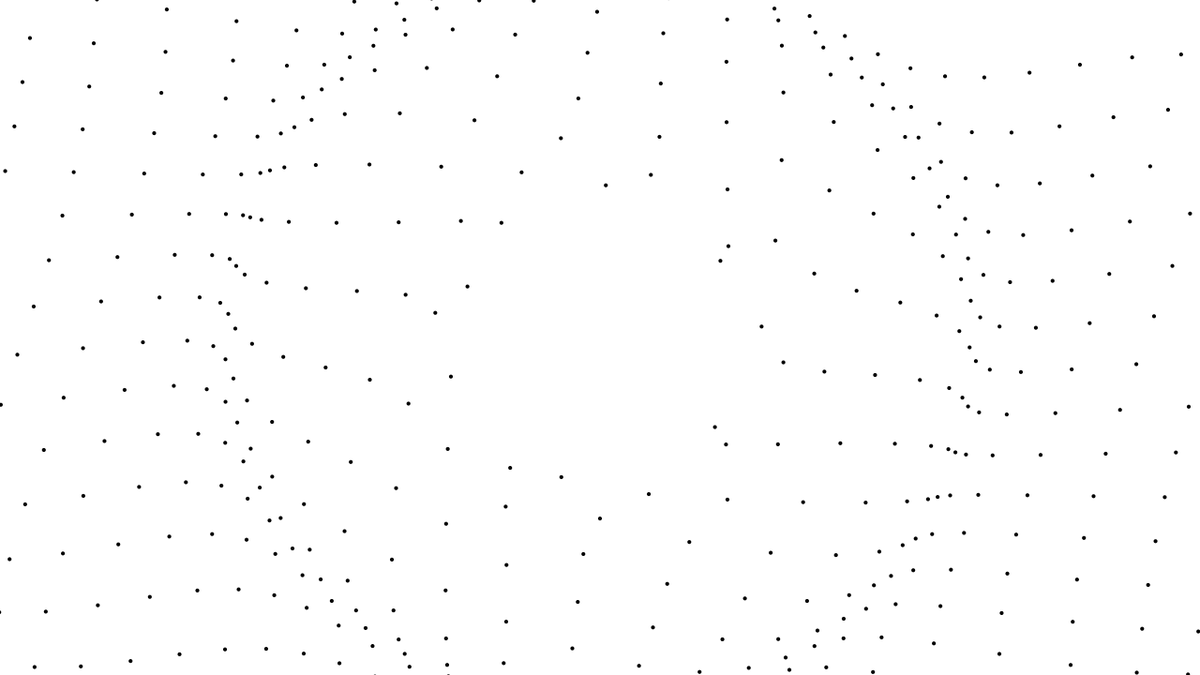
Frame 1 (no input)
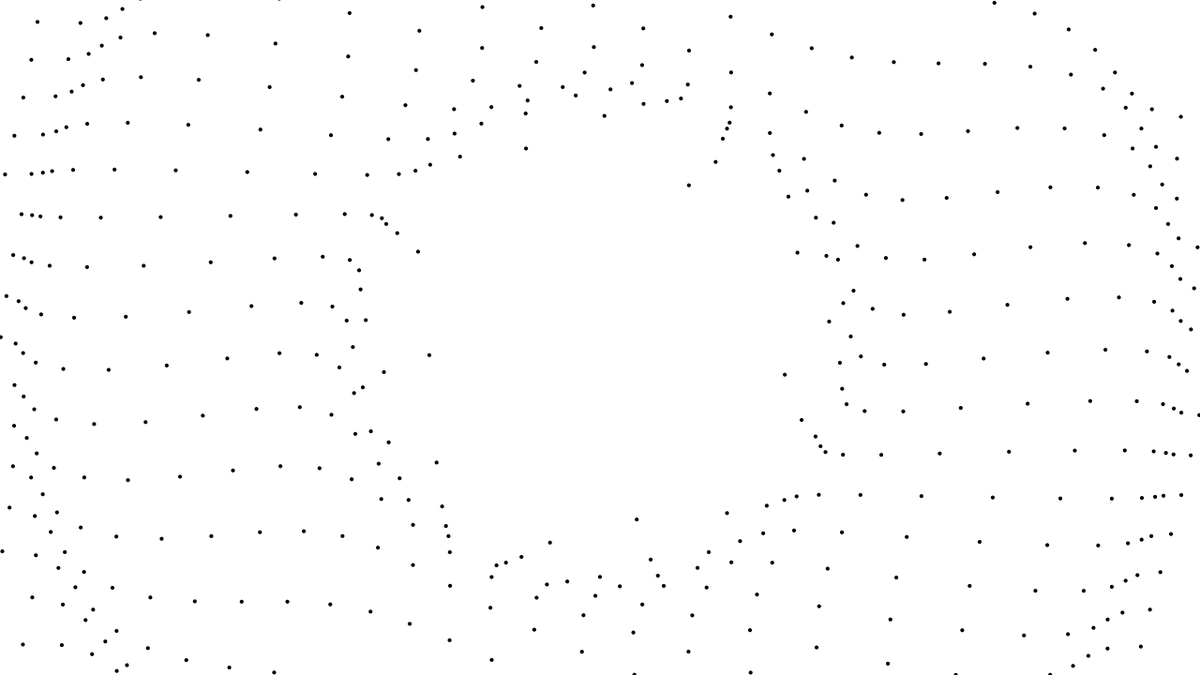
Frame 60 (the mouse pressed at the canvas centre just before this capture)
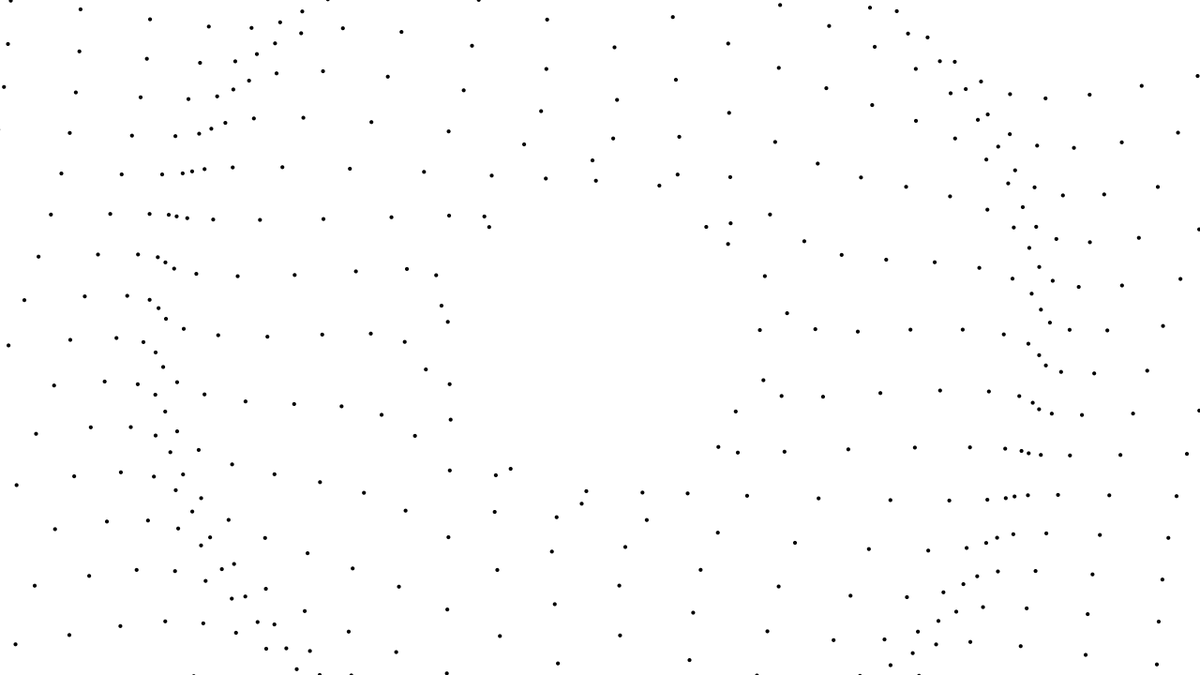
Frame 120 (the mouse held since frame 60 and released just before this capture)

The Processing sketch that drew these frames (run headless with seeded random() and noise(); from frame 60 on, the mouse is pressed at the canvas centre):

// Processing sketch: sketch_001
// ── sketch_001.pde
/*////////////////////////////////////////////////
ISIA Urbino
Elementi di Informatica per il Design 2018/2019
Brevi Galantino Savioli Tonelli
Sketch ispirato dalle "7 brevi lezioni di Fisica"
di Carlo Rovelli
////////////////////////////////////////////////*/

float unit, theta; // Dichiaro le variabili unit e theta di tipo float 
int num = 30, // Dichiaro la variabile num di tipo int, quantità di cerchi
frames = 150; // Dichiaro la quantità di frame da visualizzare ad ogni secondo

void setup() {
  size(1280, 720); // Dimensione dello sketch
  unit = width/num; 
}

void draw () {
  noStroke (); // Disabilito il contorno 
  background (255,255,255); // Dichiaro il colore di sfondo
  fill (0,0,0); // Dichiaro il colore di riempimento 
  
  for (int y=0; y<=num; y++) { // Ciclo for per determinare la ripetizione nell'asse y
  for (int x=0; x<=num; x++) { // Ciclo for per determinare la ripetizione nell'asse x
  float distance = dist (width/2, height/2, x*unit, y*unit); // Calcolo la distanza tra i punti
  float offSet = map (distance, 20, sqrt (sq(width/1)+sq(height/1)), 30, TWO_PI); // Re-mappa un numero da un intervallo ad un altro 
  float sz = map (sin(theta+offSet), -1, 1, unit*.1, unit*.1); // Dichiaro il numero di intervalli
  float angle = atan2 (y*unit-height/2, x*unit-width/2); // Calcola l'angolo (in radianti) da un punto specificato all'origine
  
  pushMatrix(); // Dichiaro la matrice di trasformazione per controllare la funzione "rotate"
  translate(x*unit, y*unit); // Specifico i valori per lo spostamento degli oggetti nello sketch
  rotate (angle); // Specifico l’angolo di rotazione
  
  float px = map (sin (theta+offSet),-1,0,0,50); 
  // Dichiaro il numero di intervalli e l'angolo di movimento
  // Modificando questi parametri si può aumentare o ridurre la velocità
  
  ellipse(px, 150, sz, sz); // Disegno un cerchio
  // Maggiore è il numero nella coordinata y e più il vuoto interno del quadro sarà grande
 
  popMatrix(); // Elimino l'attuale matrice di trasformazione
}
}

theta -= TWO_PI/frames; // Calcolo il valore della variabile theta, la quale permette il movimento circolare
}
